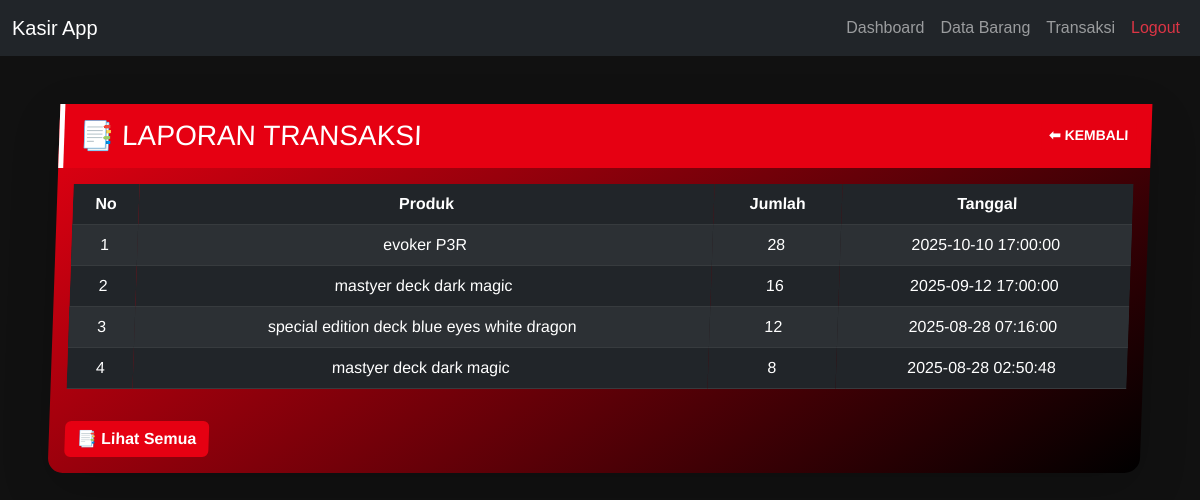
Screenshot of /laporan.php (signed in) with the database file from the repository.
### tables this page shows
CREATE TABLE `transaksi` (
  `TransaksiID` int(11) NOT NULL,
  `ProdukID` int(11) NOT NULL,
  `Jumlah` int(11) NOT NULL,
  `Tanggal` timestamp NOT NULL DEFAULT current_timestamp()
);

CREATE TABLE `produk` (
  `ProdukID` int(11) NOT NULL,
  `NamaProduk` varchar(100) NOT NULL,
  `Harga` decimal(10,2) NOT NULL,
  `Stok` int(11) NOT NULL,
  `Foto` varchar(225) DEFAULT 'avatar.jpeg'
);

### laporan.php (the view, shortened to what this page needs)
<?php
include "header.php";
include "confing.php";
$laporan = mysqli_query(
    $koneksi,
    "SELECT t.TransaksiID, p.NamaProduk, t.Jumlah, t.Tanggal
     FROM transaksi t
     JOIN produk p ON t.ProdukID = p.ProdukID
     ORDER BY t.Tanggal DESC"
);
?>
<div class="container py-4">
  <div class="card p5-card shadow-lg border-0">
    <div class="p5-header d-flex justify-content-between align-items-center">
      <h3 class="mb-0">📑 Laporan Transaksi</h3>
      <a href="dashboard.php" class="btn btn-p5 btn-sm">⬅ Kembali</a>
    </div>
    <div class="card-body">
      <div class="table-responsive">
        <table class="table table-dark table-striped text-center align-middle">
          <thead>
            <tr>
              <th>No</th>
              <th>Produk</th>
              <th>Jumlah</th>
              <th>Tanggal</th>
            </tr>
          </thead>
          <tbody>
            <?php $no = 1; while($row = mysqli_fetch_assoc($laporan)): ?>
            <tr>
              <td><?= $no++ ?></td>
              <td><?= $row['NamaProduk'] ?></td>
              <td><?= $row['Jumlah'] ?></td>
              <td><?= $row['Tanggal'] ?></td>
            </tr>
            <?php endwhile; ?>
          </tbody>
        </table>
      </div>
      <a href="transaksi.php" class="btn btn-p5 mt-3">📑 Lihat Semua</a>
    </div>
  </div>
</div>
<?php include "footer.php"; ?>

### laporan.php (style rules this page uses)
body { background: #111; color: #fff; font-family: 'Montserrat', sans-serif; }
.p5-card { border-radius: 15px; border: 3px solid #fff; background: linear-gradient(145deg, #e60012, #000); color: white; box-shadow: 5px 5px 0px #000, 10px 10px 0px #e60012; transform: skew(-2deg); transition: 0.3s; }
.p5-header { background: #e60012; color: white; padding: 15px; text-transform: uppercase; font-weight: bold; border-left: 5px solid #fff; }
.btn-p5 { background: #e60012; border: none; font-weight: bold; color: white; transition: 0.2s; }

### rows the page displays
transaksi: ProdukID.NamaProduk "evoker P3R", Jumlah "28", Tanggal "2025-10-10 17:00:00"
transaksi: ProdukID.NamaProduk "mastyer deck dark magic", Jumlah "16", Tanggal "2025-09-12 17:00:00"
transaksi: ProdukID.NamaProduk "special edition deck blue eyes white dragon", Jumlah "12", Tanggal "2025-08-28 07:16:00"
transaksi: ProdukID.NamaProduk "mastyer deck dark magic", Jumlah "8", Tanggal "2025-08-28 02:50:48"
